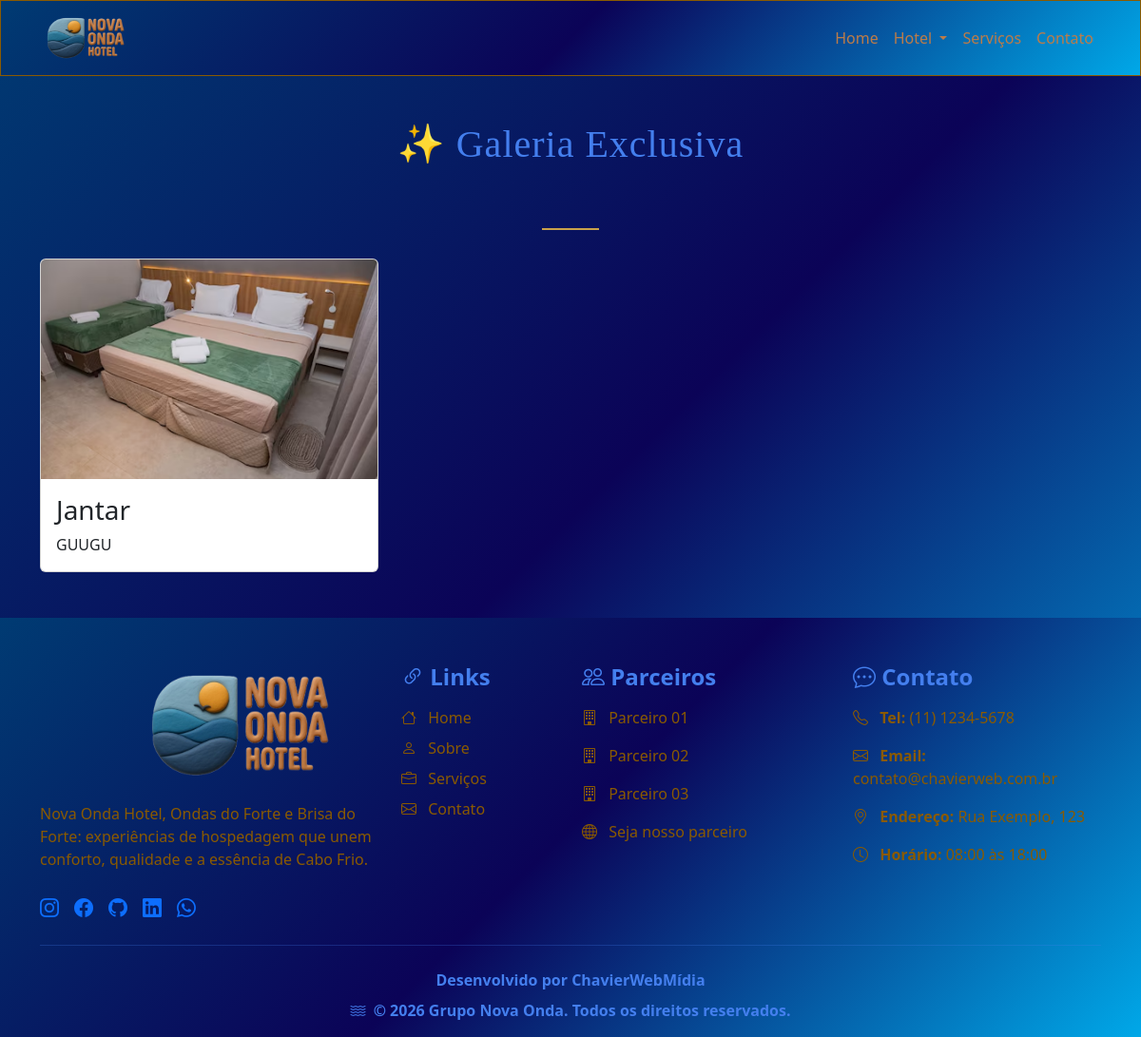
The page /galeria/ on the database as committed earlier.
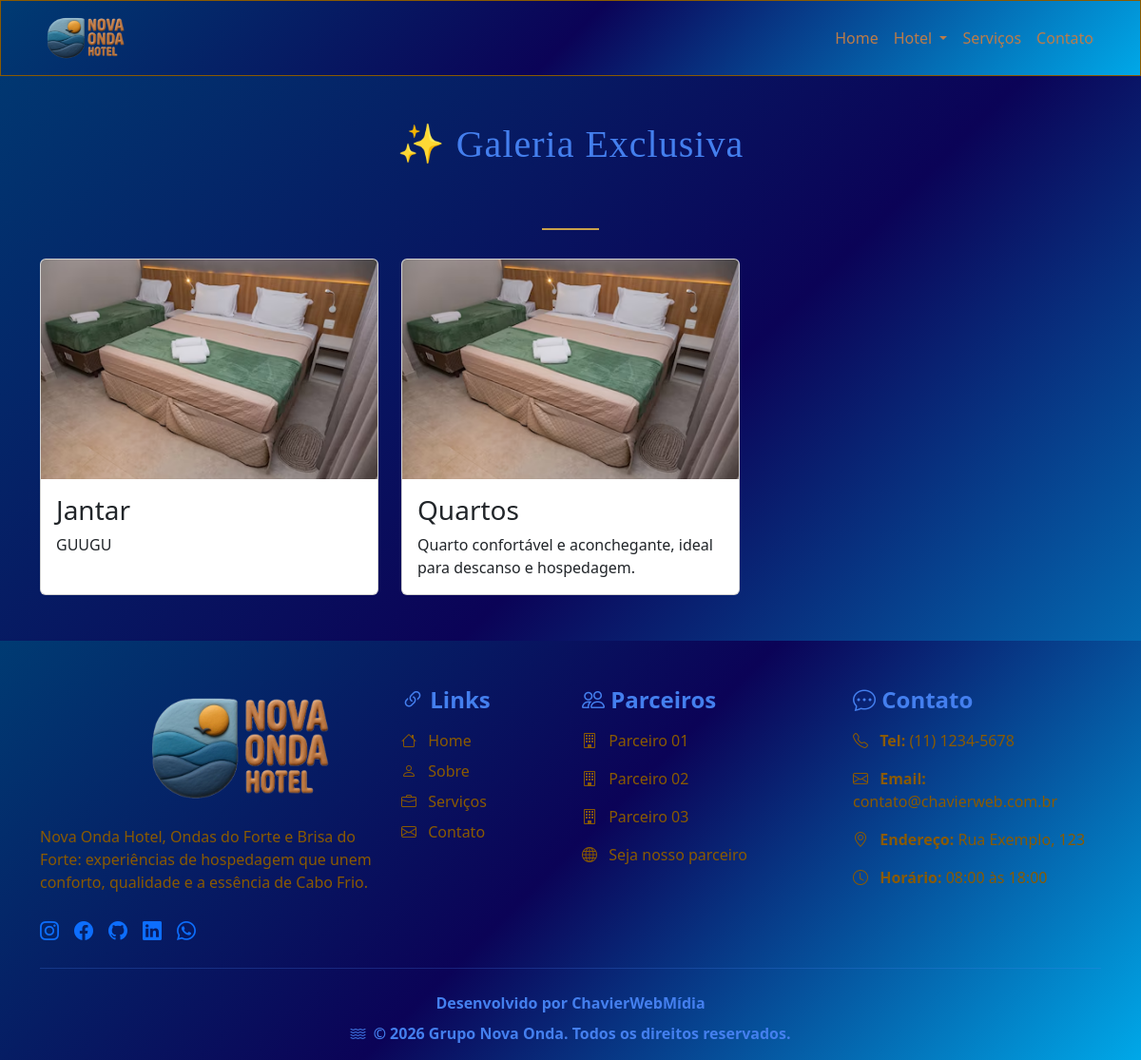
The same page on the database as committed later.
### novaonda/models.py (models this page shows, shortened)
class Foto(models.Model):
    titulo = models.CharField(
        max_length=100
    )
    descricao = models.TextField(
        blank=True
    )
    imagem = models.ImageField(
        upload_to='galeria/',
        blank=True,
        null=True
    )
    ativo = models.BooleanField(
        default=True
    )
    ordem = models.PositiveIntegerField(
        default=0
    )

### novaonda/views.py (the view)
# urls.py: path('galeria/', views.galeria, name='galeria'),
def galeria(request):
    fotos = Foto.objects.filter(
        ativo=True
    ).order_by('ordem')
    context = {
        'fotos': fotos,
    }
    return render(
        request,
        'galeria.html',
        context
    )

### novaonda/context_processors.py (called while the page is built)
def menu_hotel(request):
    return {
        'menu_hotel': MenuHotel.objects.filter(
            ativo=True
        ).order_by('ordem')
    }

### novaonda/templates/galeria.html (shortened to what this page needs)
{% extends 'base.html' %}
{% block content %}
<div class="container py-5">
    <h1 class="text-center mb-5" style="font-family: 'Playfair Display', serif; letter-spacing: 1px;">
        ✨ Galeria Exclusiva
    </h1>
    <div class="text-center mb-4">
        <span style="display:inline-block; width:60px; height:2px; background:#c9a24b;"></span>
    </div>
    <div class="row g-4">
        {% for foto in fotos %}
        <div class="col-md-6 col-lg-4">
            <div class="card h-100">
                {% if foto.imagem %}
                <img src="{{ foto.imagem.url }}" class="card-img-top" alt="{{ foto.titulo }}">
                {% endif %}
                <div class="card-body">
                    <h3 class="card-title">
                        {{ foto.titulo }}
                    </h3>
                    {% if foto.descricao %}
                    <p class="card-text">
                        {{ foto.descricao }}
                    </p>
                    {% endif %}
                </div>
            </div>
        </div>
        {% empty %}
        <p class="text-center">
            Nenhuma foto disponível.
        </p>
        {% endfor %}
    </div>
</div>
{% endblock %}

Rows that differ between the two databases and show on the page:
added Foto: imagem (picture), titulo "Quartos", descricao "Quarto confortável e aconchegante, ideal para descanso e hospedagem."
